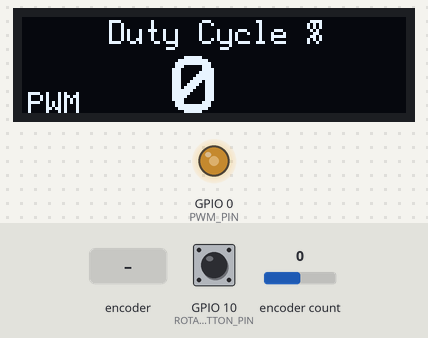
Simulated run of this sketch. Board: ESP32. Parts: 128×32 one-colour display, output pins drawn as LEDs (lit = HIGH). The test bench sets the inputs (shaded band); at power-on: encoder count 0, GPIO 10 (ROTARY_ENCODER_BUTTON_PIN) HIGH. What the sketch prints to the serial monitor is not drawn.

Above: at 4.2 s.
4.3 s: rotary encoder on GPIO 10 (ROTARY_ENCODER_BUTTON_PIN) / GPIO 20 (ROTARY_ENCODER_B_PIN) turned 3 steps (first pin leading)
At 5.9 s:
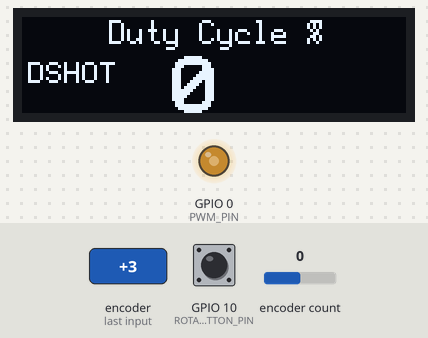
6.4 s: encoder count set to 4
At 6.8 s:
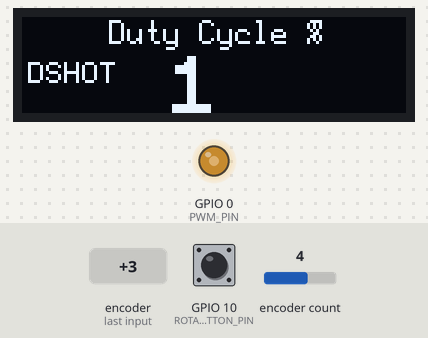
7.9 s: encoder count set to 8
At 8.7 s:
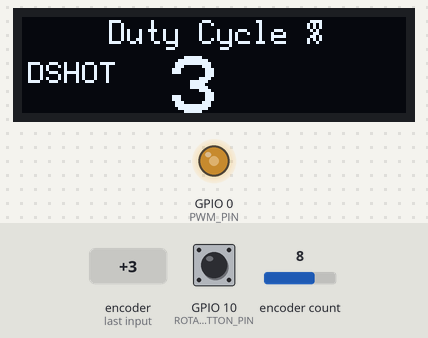
9.4 s: rotary encoder on GPIO 10 (ROTARY_ENCODER_BUTTON_PIN) / GPIO 20 (ROTARY_ENCODER_B_PIN) turned 1 step (first pin leading)
At 10.7 s:
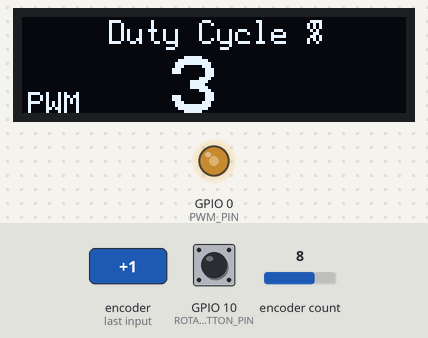
11.1 s: encoder count set to 7
At 12.4 s:
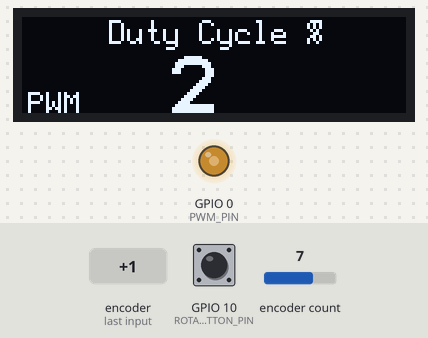
Timing chart, 0 to 13.6 s (numbered marks = the images above; inputs shaded):
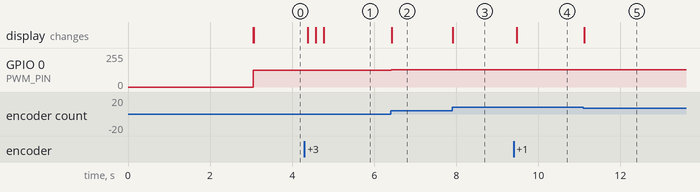

Measured:
- after the input at 4.3 s, the display: changes after 0.08 s (image 1)
- after the input at 6.4 s, GPIO 0 (PWM_PIN): 127/255 → 128/255 at once; the display: changes at once (image 2)
- after the input at 7.9 s, GPIO 0 (PWM_PIN): 128/255 → 130/255 at once; the display: changes at once (image 3)
- after the input at 9.4 s, the display: changes after 0.07 s (image 4)
- after the input at 11.1 s, GPIO 0 (PWM_PIN): 130/255 → 129/255 at once; the display: changes at once (image 5)

The sketch:

ino.ino
```cpp
#include <Arduino.h>
#include "AiEsp32RotaryEncoder.h"

#include <SPI.h>
// For OLED
#include <Wire.h>
#include <U8g2lib.h>

//#define TFT_GREY 0x5AEB // New colour
#define OLED_SDA 6
#define OLED_SCK 7


#define ROTARY_ENCODER_A_PIN 21
#define ROTARY_ENCODER_B_PIN 20
#define ROTARY_ENCODER_BUTTON_PIN 10
#define ROTARY_ENCODER_STEPS 1

#define PWM_CHANNEL 0
#define PWM_PIN 0
#define PWM_FREQ 500 // PWM frequency in Hz
#define MIN_PULSE_WIDTH_US 1000 // Minimum pulse width in microseconds (1ms)
#define MAX_PULSE_WIDTH_US 2000 // Maximum pulse width in microseconds (2ms)
#define PWM_RESOLUTION 8 // PWM resolution (8-bit)


int dutyCycle = 0;
int dutyCyclePercent = 0;
int encoderPosition = 0;
int pulseWidth = MIN_PULSE_WIDTH_US; // Initialize pulse width to minimum

enum State {
  PWM,
  DSHOT
};
State currentState = PWM;

AiEsp32RotaryEncoder rotaryEncoder = AiEsp32RotaryEncoder(ROTARY_ENCODER_A_PIN, ROTARY_ENCODER_B_PIN, ROTARY_ENCODER_BUTTON_PIN, -1, ROTARY_ENCODER_STEPS);
U8G2_SSD1306_128X32_UNIVISION_F_HW_I2C u8g2(U8G2_R0);

void IRAM_ATTR readEncoderISR()
{
    rotaryEncoder.readEncoder_ISR();
}

void setup() {
  Serial.begin(115200);
  Serial.println("Serial begin...");

  pinMode(ROTARY_ENCODER_A_PIN, INPUT_PULLUP);
  pinMode(ROTARY_ENCODER_B_PIN, INPUT_PULLUP);
  //rotaryEncoder.areEncoderPinsPulldownforEsp32=false;
  rotaryEncoder.begin();
  rotaryEncoder.setup(readEncoderISR);
  rotaryEncoder.setBoundaries(0, 255, false); //minValue, maxValue, circleValues true|false (when max go to min and vice versa)
  rotaryEncoder.setAcceleration(12);
  //rotaryEncoder.disableAcceleration();

  //Display Stuff
  Wire.begin(6, 7);
  u8g2.begin();
  // Configure PWM
  ledcSetup(PWM_CHANNEL, PWM_FREQ, PWM_RESOLUTION);
  ledcAttachPin(PWM_PIN, PWM_CHANNEL);

  startDisplay();
}


void loop() {

  updateDisplay();
  encoderPosition = rotaryEncoder.readEncoder();
  //Output rotary encoder
      if (rotaryEncoder.encoderChanged()) {
          Serial.println(encoderPosition);
      }
      if (rotaryEncoder.isEncoderButtonClicked())
      {
          if (currentState == PWM) {
              currentState = DSHOT;
              Serial.println("Current Mode: DSHOT");
          }
          else {
              currentState = PWM;
              Serial.println("Current Mode: PWM");
          }
    }


  dutyCycle = mapToDutyCycle(encoderPosition);
  ledcWrite(PWM_CHANNEL, dutyCycle);

  // Delay for the duration of the pulse
  delayMicroseconds(pulseWidth);

}

int mapToDutyCycle(int input) {
  // Map input value (0-100) to pulse widths (1000-2000 µs)
  int pulseWidthMicroseconds = map(input, 0, 255, MIN_PULSE_WIDTH_US, MAX_PULSE_WIDTH_US);
    // Calculate duty cycle based on pulse width and PWM frequency
  float dutyCycle = (pulseWidthMicroseconds / 1000.0) * (PWM_FREQ / 1000.0);
  // Return duty cycle as integer (0-255 for 8-bit resolution)
  return int(dutyCycle * 255.0);
}

void startDisplay() {
    u8g2.clearBuffer();
    u8g2.setFontMode(1);
    u8g2.setBitmapMode(1);
    u8g2.setFont(u8g2_font_profont17_tr);
    u8g2.drawStr(6, 26, "ESC Testbench");
    u8g2.setFont(u8g2_font_haxrcorp4089_tr);
    //u8g2.drawStr(38, 8, "FH Dortmund");
    u8g2.drawStr(34, 8, "PWM / DSHOT");
    u8g2.sendBuffer();
    delay (3000);
}

void updateDisplay()  {
       //Display stuff
    u8g2.clearBuffer();
    u8g2.setFontMode(1);
    u8g2.setBitmapMode(1);
    u8g2.setFont(u8g2_font_profont12_tr);
    u8g2.drawStr(29, 9, "Duty Cycle %");
    u8g2.setFont(u8g2_font_profont29_tr);
    u8g2.setCursor(50, 32);
    u8g2.print(mapToPercentString(dutyCycle));
    //ModeSwitch
    switch (currentState) {
        case PWM:
                u8g2.setFont(u8g2_font_profont11_tr);
                u8g2.drawStr(2, 32, "PWM");
            break;
        case DSHOT:
                u8g2.setFont(u8g2_font_profont11_tr);
                u8g2.drawStr(2, 22, "DSHOT");
            break;
    }
    u8g2.sendBuffer();
}

String mapToPercentString(int value) {
  // Map value (127-255) to percentage (0-100)
  int percentage = map(value, 127, 255, 0, 100);

  // Convert percentage to string
  String result = String(percentage);

  return result;
}
```
